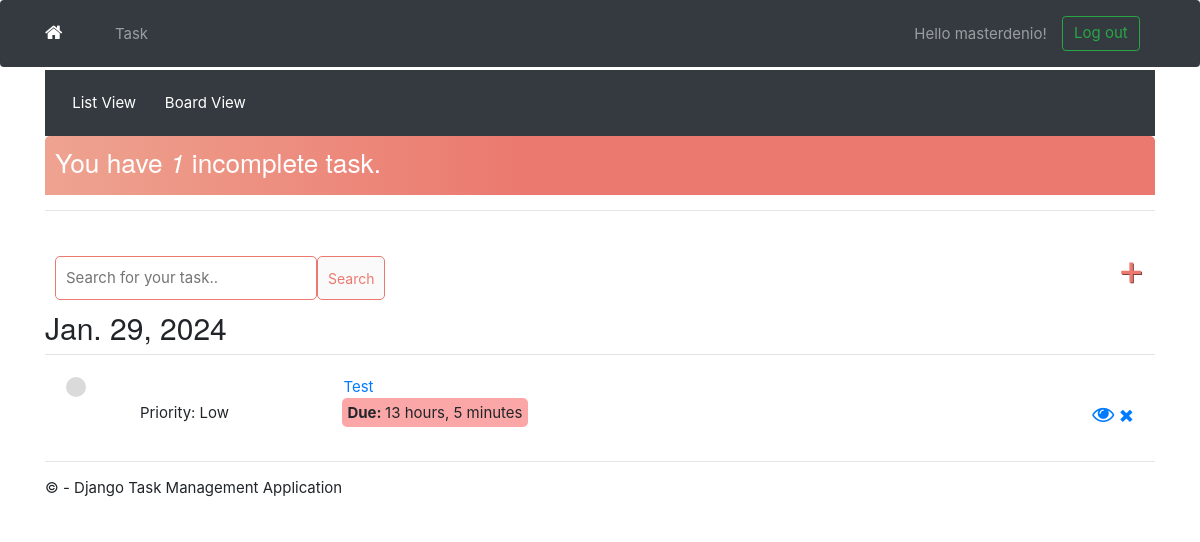
Page /task/ (signed in) on the earlier database version.
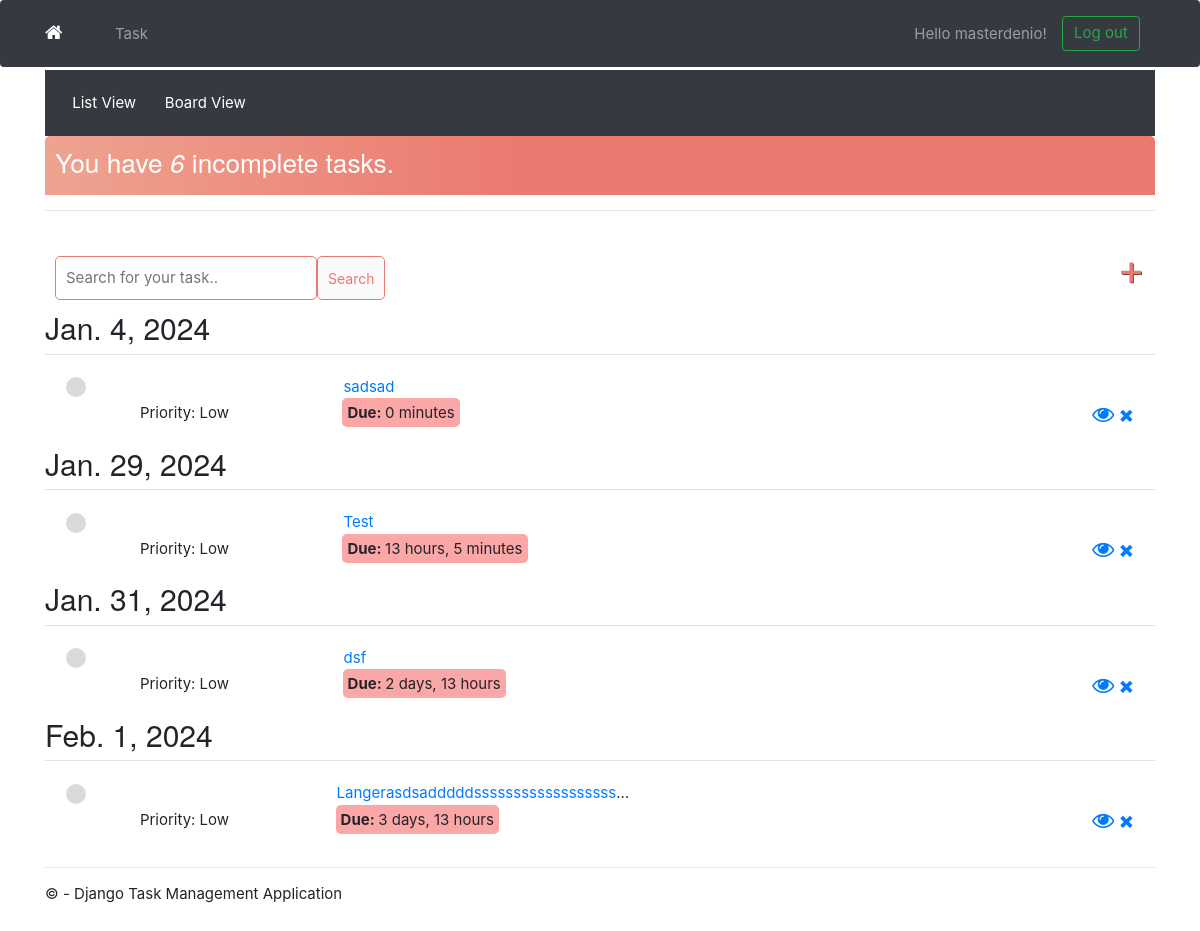
Same page on the later database version.
### app/models.py (models this page shows)
class Task(models.Model):
    PRIORITY_CHOICES = [
        ('L', 'Low'),
        ('M', 'Medium'),
        ('H', 'High'),
        ('F', 'Fast Lane'),
    ]
    due_date = models.DateField(
        auto_now_add=False, auto_now=False, blank=True, null=True)
    user = models.ForeignKey(
        User, on_delete=models.CASCADE, null=True, blank=True)
    title = models.CharField(max_length=200)
    description = models.TextField(null=True, blank=True)
    complete = models.BooleanField(default=False)
    create = models.DateTimeField(auto_now_add=True)
    update = models.DateTimeField(auto_now=True)
    priority = models.CharField(
        max_length=1,
        choices=PRIORITY_CHOICES,
        default='L',
    )
    STATUS_CHOICES = [
        ('TO DO', 'To do'),
        ('IN PROGRESS', 'In progress'),
        ('BLOCKED', 'Blocked'),
        ('DONE', 'Done'),
    ]
    status = models.CharField(
        max_length=12,
        choices=STATUS_CHOICES,
        default='TO DO',
    )
    def __str__(self):
        return self.title
    class Meta:
        ordering = ['complete']

### app/views.py (the view)
# urls.py: path('task/', views.TaskList.as_view(), name='tasks'),
class TaskList(LoginRequiredMixin, ListView):
    model = Task
    context_object_name = 'tasks'
    def get_context_data(self, **kwargs):
        context = super().get_context_data(**kwargs)
        context['tasks'] = context['tasks'].filter(user=self.request.user)
        context['tasks_by_status'] = {
            'TO DO': context['tasks'].filter(status='TO DO'),
            'IN PROGRESS': context['tasks'].filter(status='IN PROGRESS'),
            'BLOCKED': context['tasks'].filter(status='BLOCKED'),
            'DONE': context['tasks'].filter(status='DONE'),
        }
        search_input = self.request.GET.get('search-area') or ''
        if search_input:
            context['tasks'] = context['tasks'].filter(
                title__startswith=search_input)
        context['search_input'] = search_input
        context['count'] = context['tasks'].filter(complete=False).count()
        dates = context['tasks'].dates('due_date', 'day')
        tasks_by_date = {date: context['tasks'].filter(
            due_date=date).order_by('-priority') for date in dates}
        context['tasks_by_date'] = tasks_by_date
        return context
    def get_queryset(self):
        return Task.objects.filter(user=self.request.user).order_by('-due_date', '-priority')

### app/templates/app/task_list.html (shortened to what this page needs)
{% extends 'app/layout.html' %}
{% load static %}
{% block content %}
<div class="container-fluid bg-dark text-white py-3">
    <a href="{% url 'tasks' %}" class="btn btn-dark text-white>">List View</a>
    <a href="{% url 'task-board' %}" class="btn btn-dark text-white>">Board View</a>
</div>
<div class="header-bar">
    <div>
        <h3>You have <i>{{ count }}</i> incomplete task{{ count|pluralize:"s" }}.</h3>
    </div>
</div>
<hr>
<div id="search-add-wrapper">
    <form method="GET" style="margin-top: 20px; display: flex;">
        <input type="text" name='search-area' value="{{ search_input }}" placeholder="Search for your task.." />
        <input class="button" type="submit" value='Search' />
    </form>
    <a id="add-link" href="{% url 'task-create' %}">&#x2b;</a>
</div>
<div class="task-items-wrapper">
    {% for date, tasks in tasks_by_date.items %}
    <h2>{{ date }}</h2>
    {% for task in tasks %}
    <div class="task-wrapper">
        {% if task.complete %}
        <table>
            <tr>
                <td style="text-align: left;">
                    <div class="task-complete-icon"></div>
                </td>
                <td style="text-align: left; max-width: 20em; white-space: nowrap; overflow: hidden; text-overflow: ellipsis;">
                    <i><s><a href="{% url 'task-update' task.id %}">{{ task }}</a></s></i>
                </td>
            <tr>
                <td style="width: 20em;"></td>
            </tr>
            <td style="width: 300px;"></td>
            <td style="width: 300px;"></td>
            <td style="width: 600px; text-align: right;">
                <div class="delete-link">
                    <a class="fa fa-eye" href="{% url 'task' task.id %}" style="text-decoration: none"></a>
                    <a href="{% url 'task-delete' task.id %}" style="text-decoration: none">&#215;</a>
                </div>
            </td>
            </tr>
        </table>
        {% else %}
        <table>
            <tr>
                <td style="text-align: left;">
                    <div class="task-incomplete-icon"></div>
                </td>
                <td style="text-align: left; max-width: 20em; white-space: nowrap; overflow: hidden; text-overflow: ellipsis;">
                    <a href="{% url 'task-update' task.id %}">{{ task }}</a>
                </td>
            </tr>
            <tr>
                <td style="width: 20em;"></td>
            </tr>
            <tr>
                <td style="text-align: left; word-wrap: break-word; padding-left: 5em;">
                    <span class="task-priority">Priority: {{ task.get_priority_display }}</span>
                </td>
                <td style="width: 300px; text-align: left; word-wrap: break-word; padding-left: 0em;">
                    <span class="timer"><b>Due: </b>{{ task.due_date|timeuntil }}</span>
                </td>
                <td style="width: 600px; text-align: right;">
                    <div class="delete-link">
                        <a class="fa fa-eye" href="{% url 'task' task.id %}" style="text-decoration: none"></a>
                        <a href="{% url 'task-delete' task.id %}" style="text-decoration: none">&#215;</a>
                    </div>
                </td>
            </tr>
        </table>
        {% endif %}
    </div>
    {% endfor %}
    {% empty %}
    <h2>No items in list</h2>
    {% endfor %}
</div>
{% endblock content %}

Differences in the rows shown:
added Task: title "sadsad", priority "Low", due_date "0 minutes", shown under "Jan. 4, 2024"
added Task: title "dsf", priority "Low", due_date "2 days, 13 hours", shown under "Jan. 31, 2024"
added Task: title "Langerasdsadddddssssssssssssssssss…", priority "Low", due_date "3 days, 13 hours", shown under "Feb. 1, 2024"
Other differences:
{{ count }}: "1" → "6"
new list line: "Jan. 4, 2024"
new list line: "Jan. 31, 2024"
new list line: "Feb. 1, 2024"
